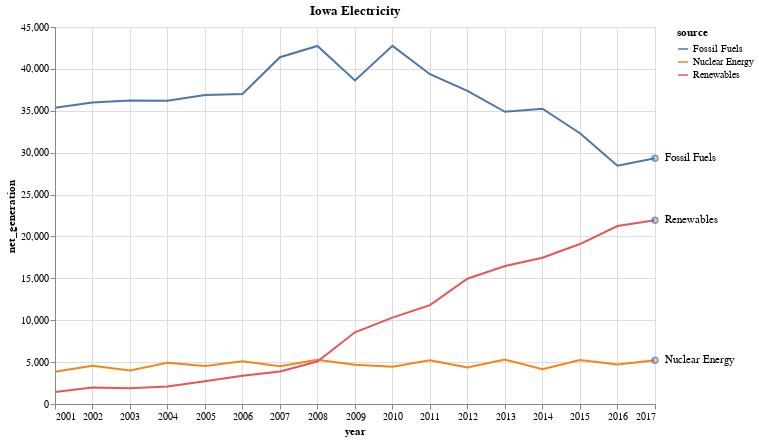

Notebook code cell kept with this figure:
### Code cell
c + c2 + c3

### Figure 1 — Vega-Lite specification as saved in the notebook (floating-point values rounded to 4 significant figures)
{"config": {"view": {"continuousWidth": 400, "continuousHeight": 300}}, "layer": [{"data": {"name": "data-bb61008ba0c766c5601afa5323d12ad4"}, "mark": "line", "encoding": {"color": {"field": "source", "type": "nominal"}, "tooltip": [{"field": "year", "type": "temporal"}, {"field": "source", "type": "nominal"}, {"field": "net_generation", "type": "quantitative"}], "x": {"field": "year", "type": "temporal"}, "y": {"field": "net_generation", "type": "quantitative"}}, "height": 377, "title": "Iowa Electricity", "width": 600}, {"data": {"name": "data-ef86d10832ce20f409b6a77e630e264b"}, "mark": "point", "encoding": {"x": {"field": "year", "type": "temporal"}, "y": {"field": "net_generation", "type": "quantitative"}}}, {"data": {"name": "data-ef86d10832ce20f409b6a77e630e264b"}, "mark": {"type": "text", "align": "left", "dx": 10}, "encoding": {"text": {"field": "source", "type": "nominal"}, "x": {"field": "year", "type": "temporal"}, "y": {"field": "net_generation", "type": "quantitative"}}}], "$schema": "https://vega.github.io/schema/vega-lite/v4.17.0.json", "datasets": {"data-bb61008ba0c766c5601afa5323d12ad4": [{"year": "2001-01-01T00:00:00", "source": "Fossil Fuels", "net_generation": 35361}, {"year": "2002-01-01T00:00:00", "source": "Fossil Fuels", "net_generation": 35991}, {"year": "2003-01-01T00:00:00", "source": "Fossil Fuels", "net_generation": 36234}, {"year": "2004-01-01T00:00:00", "source": "Fossil Fuels", "net_generation": 36205}, {"year": "2005-01-01T00:00:00", "source": "Fossil Fuels", "net_generation": 36883}, {"year": "2006-01-01T00:00:00", "source": "Fossil Fuels", "net_generation": 37014}, {"year": "2007-01-01T00:00:00", "source": "Fossil Fuels", "net_generation": 41389}, {"year": "2008-01-01T00:00:00", "source": "Fossil Fuels", "net_generation": 42734}, {"year": "2009-01-01T00:00:00", "source": "Fossil Fuels", "net_generation": 38620}, {"year": "2010-01-01T00:00:00", "source": "Fossil Fuels", "net_generation": 42750}, {"year": "2011-01-01T00:00:00", "source": "Fossil Fuels", "net_generation": 39361}, {"year": "2012-01-01T00:00:00", "source": "Fossil Fuels", "net_generation": 37379}, {"year": "2013-01-01T00:00:00", "source": "Fossil Fuels", "net_generation": 34873}, {"year": "2014-01-01T00:00:00", "source": "Fossil Fuels", "net_generation": 35250}, {"year": "2015-01-01T00:00:00", "source": "Fossil Fuels", "net_generation": 32319}, {"year": "2016-01-01T00:00:00", "source": "Fossil Fuels", "net_generation": 28437}, {"year": "2017-01-01T00:00:00", "source": "Fossil Fuels", "net_generation": 29329}, {"year": "2001-01-01T00:00:00", "source": "Nuclear Energy", "net_generation": 3853}, {"year": "2002-01-01T00:00:00", "source": "Nuclear Energy", "net_generation": 4574}, {"year": "2003-01-01T00:00:00", "source": "Nuclear Energy", "net_generation": 3988}, {"year": "2004-01-01T00:00:00", "source": "Nuclear Energy", "net_generation": 4929}, {"year": "2005-01-01T00:00:00", "source": "Nuclear Energy", "net_generation": 4538}, {"year": "2006-01-01T00:00:00", "source": "Nuclear Energy", "net_generation": 5095}, {"year": "2007-01-01T00:00:00", "source": "Nuclear Energy", "net_generation": 4519}, {"year": "2008-01-01T00:00:00", "source": "Nuclear Energy", "net_generation": 5282}, {"year": "2009-01-01T00:00:00", "source": "Nuclear Energy", "net_generation": 4679}, {"year": "2010-01-01T00:00:00", "source": "Nuclear Energy", "net_generation": 4451}, {"year": "2011-01-01T00:00:00", "source": "Nuclear Energy", "net_generation": 5215}, {"year": "2012-01-01T00:00:00", "source": "Nuclear Energy", "net_generation": 4347}, {"year": "2013-01-01T00:00:00", "source": "Nuclear Energy", "net_generation": 5321}, {"year": "2014-01-01T00:00:00", "source": "Nuclear Energy", "net_generation": 4152}, {"year": "2015-01-01T00:00:00", "source": "Nuclear Energy", "net_generation": 5243}, {"year": "2016-01-01T00:00:00", "source": "Nuclear Energy", "net_generation": 4703}, {"year": "2017-01-01T00:00:00", "source": "Nuclear Energy", "net_generation": 5214}, {"year": "2001-01-01T00:00:00", "source": "Renewables", "net_generation": 1437}, {"year": "2002-01-01T00:00:00", "source": "Renewables", "net_generation": 1963}, {"year": "2003-01-01T00:00:00", "source": "Renewables", "net_generation": 1885}, {"year": "2004-01-01T00:00:00", "source": "Renewables", "net_generation": 2102}, {"year": "2005-01-01T00:00:00", "source": "Renewables", "net_generation": 2724}, {"year": "2006-01-01T00:00:00", "source": "Renewables", "net_generation": 3364}, {"year": "2007-01-01T00:00:00", "source": "Renewables", "net_generation": 3870}, {"year": "2008-01-01T00:00:00", "source": "Renewables", "net_generation": 5070}, {"year": "2009-01-01T00:00:00", "source": "Renewables", "net_generation": 8560}, {"year": "2010-01-01T00:00:00", "source": "Renewables", "net_generation": 10308}, {"year": "2011-01-01T00:00:00", "source": "Renewables", "net_generation": 11795}, {"year": "2012-01-01T00:00:00", "source": "Renewables", "net_generation": 14949}, {"year": "2013-01-01T00:00:00", "source": "Renewables", "net_generation": 16476}, {"year": "2014-01-01T00:00:00", "source": "Renewables", "net_generation": 17452}, {"year": "2015-01-01T00:00:00", "source": "Renewables", "net_generation": 19091}, {"year": "2016-01-01T00:00:00", "source": "Renewables", "net_generation": 21241}, {"year": "2017-01-01T00:00:00", "source": "Renewables", "net_generation": 21933}], "data-ef86d10832ce20f409b6a77e630e264b": [{"year": "2017-01-01T00:00:00", "source": "Fossil Fuels", "net_generation": 29329}, {"year": "2017-01-01T00:00:00", "source": "Nuclear Energy", "net_generation": 5214}, {"year": "2017-01-01T00:00:00", "source": "Renewables", "net_generation": 21933}]}}
